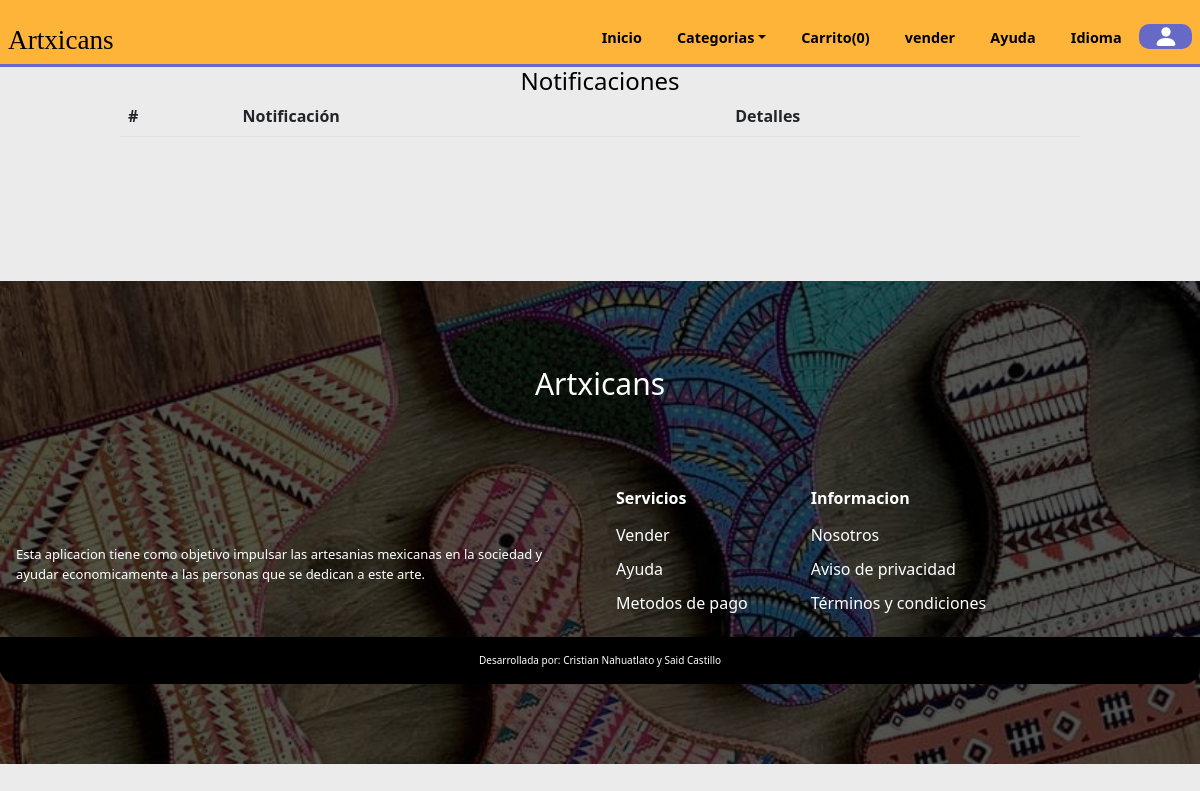
/notifications.php (signed in), run on an earlier commit of the app's database.
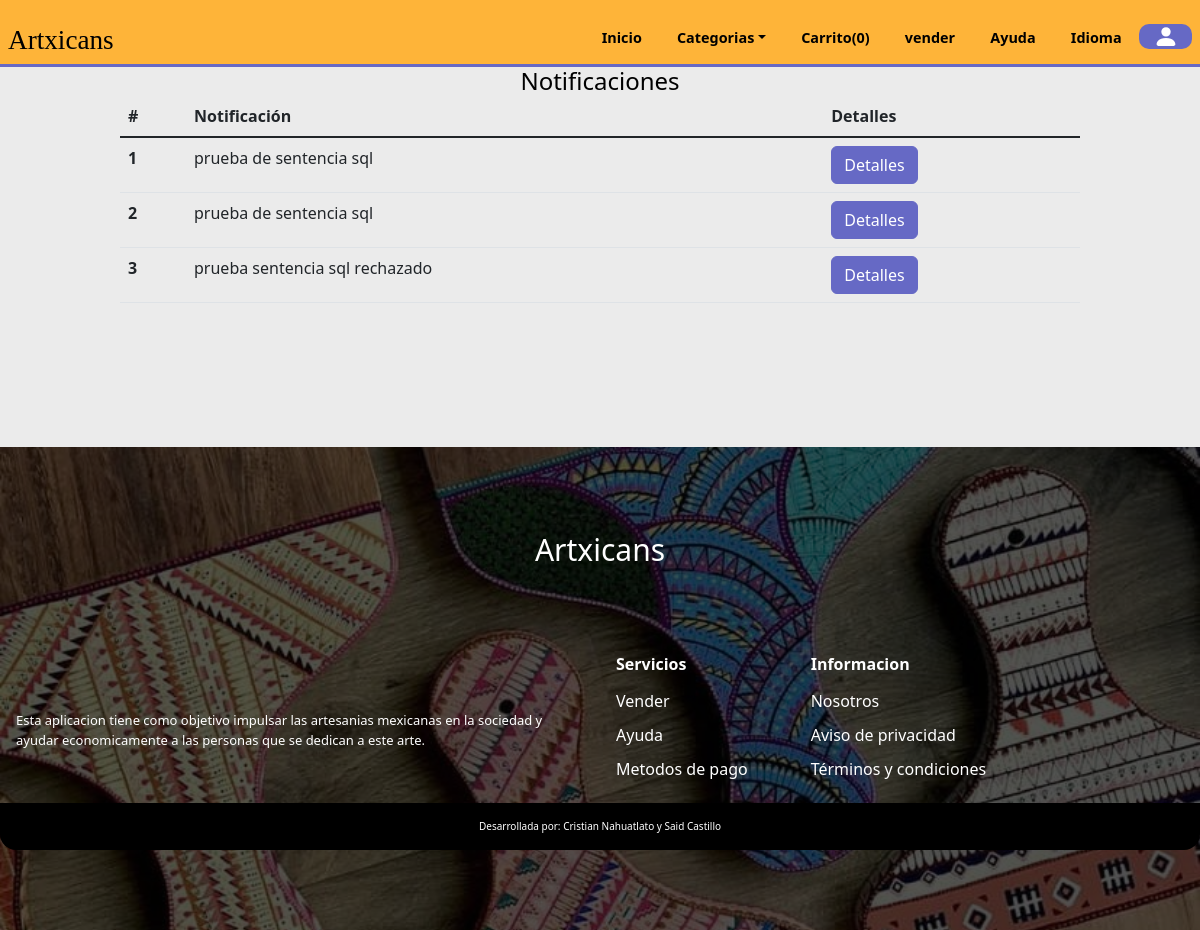
And on a later commit of the database.
### tables this page shows
CREATE TABLE `notifications` (
  `id_notif` int(11) NOT NULL,
  `notification` varchar(150) NOT NULL,
  `ID_registro` int(11) DEFAULT NULL
);

### notifications.php (the view, shortened to what this page needs)
<?php
    include('./templates/cabecera.php');
?>
    <section class="notifications">
        <h2 align="center">Notificaciones</h2>
        <div class="table-notifications table-responsive">
        <table class="table">
  <thead>
    <tr>
      <th scope="col">#</th>
      <th scope="col">Notificación</th>
      <th scope="col">Detalles</th>
    </tr>
  </thead>
  <tbody class="table-group-divider">
    <?php
        $id_user = $_SESSION['id'];
        $query = mysqli_query($conn,"SELECT * FROM notifications WHERE ID_registro = $id_user");
        while($data = mysqli_fetch_array($query)){
   ?>
    <tr>
       <?php
        foreach ($query as $key => $value){
           if(!isset($counter))
           {
               $counter = 0;
           }
           $counter++;
        ?>
      <th scope="row"><?php
      echo $counter; ?> </th>
      <td><?php echo $value['notification']?></td>
      <td><button type="button" class="btn btn-info">Detalles</button></td>
    </tr>
    <?php }}?>
  </tbody>
</table>
        </div>
    </section>
<?php
    include('./templates/pie.php');
?>

What changed in the data, as far as the page shows it:
added notifications: counter "1", notification "prueba de sentencia sql"
added notifications: counter "2", notification "prueba de sentencia sql"
added notifications: counter "3", notification "prueba sentencia sql rechazado"
